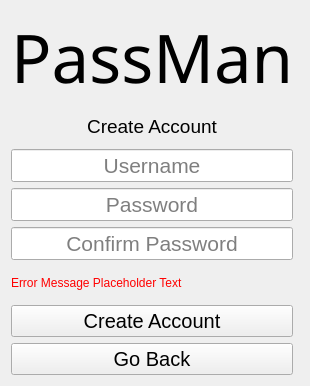
<?xml version="1.0" encoding="UTF-8"?>
<ui version="4.0">
 <class>CreateAccountScreen</class>
 <widget class="QWidget" name="CreateAccountScreen">
  <property name="geometry">
   <rect>
    <x>0</x>
    <y>0</y>
    <width>304</width>
    <height>386</height>
   </rect>
  </property>
  <property name="windowTitle">
   <string>Form</string>
  </property>
  <layout class="QGridLayout" name="gridLayout">
   <item row="2" column="0">
    <widget class="QLabel" name="label">
     <property name="font">
      <font>
       <pointsize>14</pointsize>
      </font>
     </property>
     <property name="text">
      <string>Create Account</string>
     </property>
     <property name="alignment">
      <set>Qt::AlignCenter</set>
     </property>
    </widget>
   </item>
   <item row="1" column="0">
    <widget class="QLabel" name="PassManLabel">
     <property name="font">
      <font>
       <family>Source Code Pro</family>
       <pointsize>50</pointsize>
       <weight>50</weight>
       <bold>false</bold>
      </font>
     </property>
     <property name="text">
      <string>PassMan</string>
     </property>
     <property name="textFormat">
      <enum>Qt::AutoText</enum>
     </property>
     <property name="scaledContents">
      <bool>true</bool>
     </property>
     <property name="alignment">
      <set>Qt::AlignCenter</set>
     </property>
    </widget>
   </item>
   <item row="7" column="0">
    <widget class="QPushButton" name="createaccountButton">
     <property name="font">
      <font>
       <pointsize>15</pointsize>
      </font>
     </property>
     <property name="text">
      <string>Create Account</string>
     </property>
    </widget>
   </item>
   <item row="4" column="0">
    <widget class="QLineEdit" name="passwordInput">
     <property name="font">
      <font>
       <pointsize>16</pointsize>
      </font>
     </property>
     <property name="echoMode">
      <enum>QLineEdit::Password</enum>
     </property>
     <property name="alignment">
      <set>Qt::AlignCenter</set>
     </property>
     <property name="placeholderText">
      <string>Password</string>
     </property>
    </widget>
   </item>
   <item row="8" column="0">
    <widget class="QPushButton" name="gobackButton">
     <property name="font">
      <font>
       <pointsize>15</pointsize>
      </font>
     </property>
     <property name="text">
      <string>Go Back</string>
     </property>
    </widget>
   </item>
   <item row="3" column="0">
    <widget class="QLineEdit" name="usernameInput">
     <property name="font">
      <font>
       <pointsize>16</pointsize>
      </font>
     </property>
     <property name="alignment">
      <set>Qt::AlignCenter</set>
     </property>
     <property name="placeholderText">
      <string>Username</string>
     </property>
    </widget>
   </item>
   <item row="5" column="0">
    <widget class="QLineEdit" name="confirmpasswordInput">
     <property name="font">
      <font>
       <pointsize>16</pointsize>
      </font>
     </property>
     <property name="echoMode">
      <enum>QLineEdit::Password</enum>
     </property>
     <property name="alignment">
      <set>Qt::AlignCenter</set>
     </property>
     <property name="placeholderText">
      <string>Confirm Password</string>
     </property>
    </widget>
   </item>
   <item row="6" column="0">
    <widget class="QLabel" name="errormessageLabel">
     <property name="palette">
      <palette>
       <active>
        <colorrole role="WindowText">
         <brush brushstyle="SolidPattern">
          <color alpha="255">
           <red>255</red>
           <green>0</green>
           <blue>0</blue>
          </color>
         </brush>
        </colorrole>
       </active>
       <inactive>
        <colorrole role="WindowText">
         <brush brushstyle="SolidPattern">
          <color alpha="255">
           <red>255</red>
           <green>0</green>
           <blue>0</blue>
          </color>
         </brush>
        </colorrole>
       </inactive>
       <disabled>
        <colorrole role="WindowText">
         <brush brushstyle="SolidPattern">
          <color alpha="255">
           <red>120</red>
           <green>120</green>
           <blue>120</blue>
          </color>
         </brush>
        </colorrole>
       </disabled>
      </palette>
     </property>
     <property name="text">
      <string>Error Message Placeholder Text</string>
     </property>
    </widget>
   </item>
   <item row="3" column="1" rowspan="2">
    <widget class="QFrame" name="frame">
     <property name="frameShape">
      <enum>QFrame::StyledPanel</enum>
     </property>
     <property name="frameShadow">
      <enum>QFrame::Raised</enum>
     </property>
    </widget>
   </item>
  </layout>
 </widget>
 <resources/>
 <connections/>
</ui>
